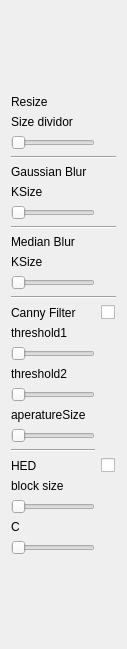
<?xml version="1.0" encoding="UTF-8"?>
<ui version="4.0">
 <class>OpenCVPanel</class>
 <widget class="QWidget" name="OpenCVPanel">
  <property name="geometry">
   <rect>
    <x>0</x>
    <y>0</y>
    <width>123</width>
    <height>649</height>
   </rect>
  </property>
  <property name="windowTitle">
   <string>Form</string>
  </property>
  <layout class="QGridLayout" name="gridLayout">
   <item row="11" column="1">
    <widget class="QLabel" name="mLabel_KSize">
     <property name="minimumSize">
      <size>
       <width>15</width>
       <height>0</height>
      </size>
     </property>
     <property name="text">
      <string/>
     </property>
     <property name="alignment">
      <set>Qt::AlignCenter</set>
     </property>
    </widget>
   </item>
   <item row="7" column="1">
    <widget class="QLabel" name="gLabel_KSize">
     <property name="minimumSize">
      <size>
       <width>15</width>
       <height>0</height>
      </size>
     </property>
     <property name="text">
      <string/>
     </property>
     <property name="alignment">
      <set>Qt::AlignCenter</set>
     </property>
    </widget>
   </item>
   <item row="11" column="0">
    <widget class="QSlider" name="mSlider_KSize">
     <property name="sizePolicy">
      <sizepolicy hsizetype="Preferred" vsizetype="Fixed">
       <horstretch>0</horstretch>
       <verstretch>0</verstretch>
      </sizepolicy>
     </property>
     <property name="minimum">
      <number>1</number>
     </property>
     <property name="maximum">
      <number>9</number>
     </property>
     <property name="singleStep">
      <number>2</number>
     </property>
     <property name="pageStep">
      <number>2</number>
     </property>
     <property name="orientation">
      <enum>Qt::Horizontal</enum>
     </property>
    </widget>
   </item>
   <item row="18" column="0" colspan="2">
    <widget class="QLabel" name="label_10">
     <property name="text">
      <string>aperatureSize</string>
     </property>
    </widget>
   </item>
   <item row="26" column="0" colspan="2">
    <spacer name="verticalSpacer_2">
     <property name="orientation">
      <enum>Qt::Vertical</enum>
     </property>
     <property name="sizeHint" stdset="0">
      <size>
       <width>20</width>
       <height>40</height>
      </size>
     </property>
    </spacer>
   </item>
   <item row="21" column="1">
    <widget class="QCheckBox" name="hedCheckBox_OnOff">
     <property name="text">
      <string/>
     </property>
    </widget>
   </item>
   <item row="15" column="0">
    <widget class="QSlider" name="cSlider_Threshold1">
     <property name="sizePolicy">
      <sizepolicy hsizetype="Preferred" vsizetype="Fixed">
       <horstretch>0</horstretch>
       <verstretch>0</verstretch>
      </sizepolicy>
     </property>
     <property name="maximum">
      <number>400</number>
     </property>
     <property name="singleStep">
      <number>2</number>
     </property>
     <property name="pageStep">
      <number>4</number>
     </property>
     <property name="orientation">
      <enum>Qt::Horizontal</enum>
     </property>
    </widget>
   </item>
   <item row="17" column="0">
    <widget class="QSlider" name="cSlider_Threshold2">
     <property name="sizePolicy">
      <sizepolicy hsizetype="Preferred" vsizetype="Fixed">
       <horstretch>0</horstretch>
       <verstretch>0</verstretch>
      </sizepolicy>
     </property>
     <property name="maximum">
      <number>400</number>
     </property>
     <property name="singleStep">
      <number>2</number>
     </property>
     <property name="pageStep">
      <number>4</number>
     </property>
     <property name="orientation">
      <enum>Qt::Horizontal</enum>
     </property>
    </widget>
   </item>
   <item row="7" column="0">
    <widget class="QSlider" name="gSlider_KSize">
     <property name="sizePolicy">
      <sizepolicy hsizetype="Fixed" vsizetype="Fixed">
       <horstretch>0</horstretch>
       <verstretch>0</verstretch>
      </sizepolicy>
     </property>
     <property name="minimum">
      <number>1</number>
     </property>
     <property name="maximum">
      <number>31</number>
     </property>
     <property name="singleStep">
      <number>2</number>
     </property>
     <property name="pageStep">
      <number>2</number>
     </property>
     <property name="value">
      <number>1</number>
     </property>
     <property name="sliderPosition">
      <number>1</number>
     </property>
     <property name="orientation">
      <enum>Qt::Horizontal</enum>
     </property>
     <property name="tickInterval">
      <number>0</number>
     </property>
    </widget>
   </item>
   <item row="19" column="1">
    <widget class="QLabel" name="cLabel_AperatureSize">
     <property name="text">
      <string/>
     </property>
     <property name="alignment">
      <set>Qt::AlignCenter</set>
     </property>
    </widget>
   </item>
   <item row="10" column="0" colspan="2">
    <widget class="QLabel" name="label_06">
     <property name="text">
      <string>KSize</string>
     </property>
    </widget>
   </item>
   <item row="20" column="0">
    <widget class="Line" name="line_3">
     <property name="orientation">
      <enum>Qt::Horizontal</enum>
     </property>
    </widget>
   </item>
   <item row="13" column="0">
    <widget class="QLabel" name="label_07">
     <property name="text">
      <string>Canny Filter</string>
     </property>
    </widget>
   </item>
   <item row="1" column="0" colspan="2">
    <widget class="QLabel" name="label_01">
     <property name="text">
      <string>Resize</string>
     </property>
    </widget>
   </item>
   <item row="3" column="0">
    <widget class="QSlider" name="sizeDividor_Slider">
     <property name="sizePolicy">
      <sizepolicy hsizetype="Preferred" vsizetype="Fixed">
       <horstretch>0</horstretch>
       <verstretch>0</verstretch>
      </sizepolicy>
     </property>
     <property name="minimum">
      <number>1</number>
     </property>
     <property name="maximum">
      <number>8</number>
     </property>
     <property name="orientation">
      <enum>Qt::Horizontal</enum>
     </property>
    </widget>
   </item>
   <item row="3" column="1">
    <widget class="QLabel" name="sizeDividor_Label">
     <property name="text">
      <string/>
     </property>
    </widget>
   </item>
   <item row="14" column="0" colspan="2">
    <widget class="QLabel" name="label_08">
     <property name="text">
      <string>threshold1</string>
     </property>
    </widget>
   </item>
   <item row="6" column="0" colspan="2">
    <widget class="QLabel" name="label_04">
     <property name="text">
      <string>KSize</string>
     </property>
    </widget>
   </item>
   <item row="13" column="1">
    <widget class="QCheckBox" name="cCheckBox_OnOff">
     <property name="text">
      <string/>
     </property>
    </widget>
   </item>
   <item row="8" column="0" colspan="2">
    <widget class="Line" name="line_1">
     <property name="orientation">
      <enum>Qt::Horizontal</enum>
     </property>
    </widget>
   </item>
   <item row="0" column="0" colspan="2">
    <spacer name="verticalSpacer">
     <property name="orientation">
      <enum>Qt::Vertical</enum>
     </property>
     <property name="sizeHint" stdset="0">
      <size>
       <width>20</width>
       <height>40</height>
      </size>
     </property>
    </spacer>
   </item>
   <item row="4" column="0" colspan="2">
    <widget class="Line" name="line">
     <property name="orientation">
      <enum>Qt::Horizontal</enum>
     </property>
    </widget>
   </item>
   <item row="2" column="0" colspan="2">
    <widget class="QLabel" name="label_02">
     <property name="text">
      <string>Size dividor</string>
     </property>
    </widget>
   </item>
   <item row="23" column="1">
    <widget class="QLabel" name="hedLabel_BlockSize">
     <property name="text">
      <string/>
     </property>
    </widget>
   </item>
   <item row="16" column="0" colspan="2">
    <widget class="QLabel" name="label_09">
     <property name="text">
      <string>threshold2</string>
     </property>
    </widget>
   </item>
   <item row="25" column="1">
    <widget class="QLabel" name="hedLabel_C">
     <property name="text">
      <string/>
     </property>
    </widget>
   </item>
   <item row="24" column="0" colspan="2">
    <widget class="QLabel" name="label_13">
     <property name="text">
      <string>C</string>
     </property>
    </widget>
   </item>
   <item row="19" column="0">
    <widget class="QSlider" name="cSlider_AperatureSize">
     <property name="sizePolicy">
      <sizepolicy hsizetype="Preferred" vsizetype="Fixed">
       <horstretch>0</horstretch>
       <verstretch>0</verstretch>
      </sizepolicy>
     </property>
     <property name="minimum">
      <number>3</number>
     </property>
     <property name="maximum">
      <number>7</number>
     </property>
     <property name="singleStep">
      <number>2</number>
     </property>
     <property name="pageStep">
      <number>2</number>
     </property>
     <property name="orientation">
      <enum>Qt::Horizontal</enum>
     </property>
    </widget>
   </item>
   <item row="25" column="0">
    <widget class="QSlider" name="hedSlider_C">
     <property name="sizePolicy">
      <sizepolicy hsizetype="Preferred" vsizetype="Fixed">
       <horstretch>0</horstretch>
       <verstretch>0</verstretch>
      </sizepolicy>
     </property>
     <property name="maximum">
      <number>5</number>
     </property>
     <property name="orientation">
      <enum>Qt::Horizontal</enum>
     </property>
    </widget>
   </item>
   <item row="23" column="0">
    <widget class="QSlider" name="hedSlider_BlockSize">
     <property name="sizePolicy">
      <sizepolicy hsizetype="Preferred" vsizetype="Fixed">
       <horstretch>0</horstretch>
       <verstretch>0</verstretch>
      </sizepolicy>
     </property>
     <property name="minimum">
      <number>3</number>
     </property>
     <property name="maximum">
      <number>101</number>
     </property>
     <property name="orientation">
      <enum>Qt::Horizontal</enum>
     </property>
    </widget>
   </item>
   <item row="9" column="0" colspan="2">
    <widget class="QLabel" name="label_05">
     <property name="text">
      <string>Median Blur</string>
     </property>
    </widget>
   </item>
   <item row="22" column="0" colspan="2">
    <widget class="QLabel" name="label_12">
     <property name="text">
      <string>block size</string>
     </property>
    </widget>
   </item>
   <item row="15" column="1">
    <widget class="QLabel" name="cLabel_Threshold1">
     <property name="text">
      <string/>
     </property>
     <property name="alignment">
      <set>Qt::AlignCenter</set>
     </property>
    </widget>
   </item>
   <item row="12" column="0" colspan="2">
    <widget class="Line" name="line_2">
     <property name="orientation">
      <enum>Qt::Horizontal</enum>
     </property>
    </widget>
   </item>
   <item row="21" column="0">
    <widget class="QLabel" name="label_11">
     <property name="text">
      <string>HED</string>
     </property>
    </widget>
   </item>
   <item row="5" column="0" colspan="2">
    <widget class="QLabel" name="label_03">
     <property name="text">
      <string>Gaussian Blur</string>
     </property>
    </widget>
   </item>
   <item row="17" column="1">
    <widget class="QLabel" name="cLabel_Threshold2">
     <property name="text">
      <string/>
     </property>
     <property name="alignment">
      <set>Qt::AlignCenter</set>
     </property>
    </widget>
   </item>
  </layout>
 </widget>
 <resources/>
 <connections/>
</ui>
